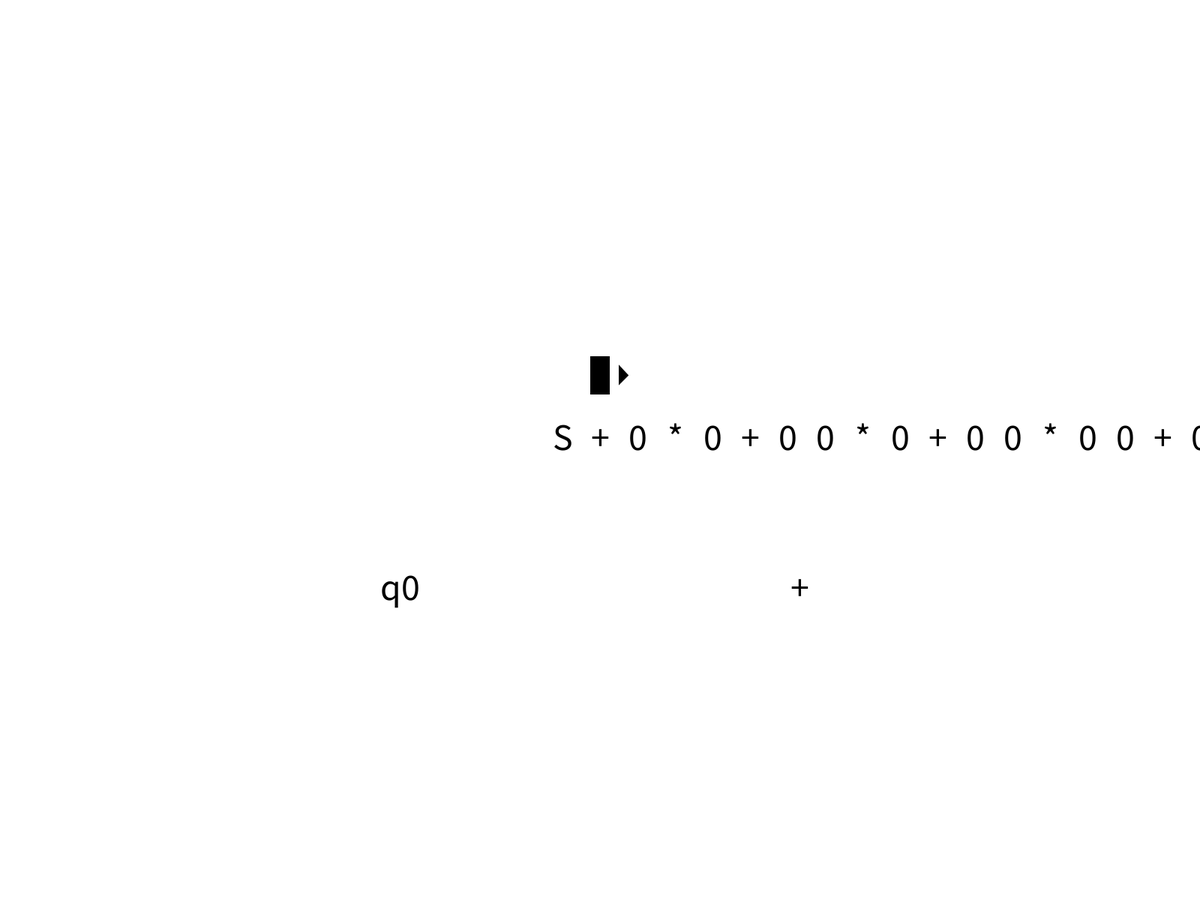
Frame 1 (no input)
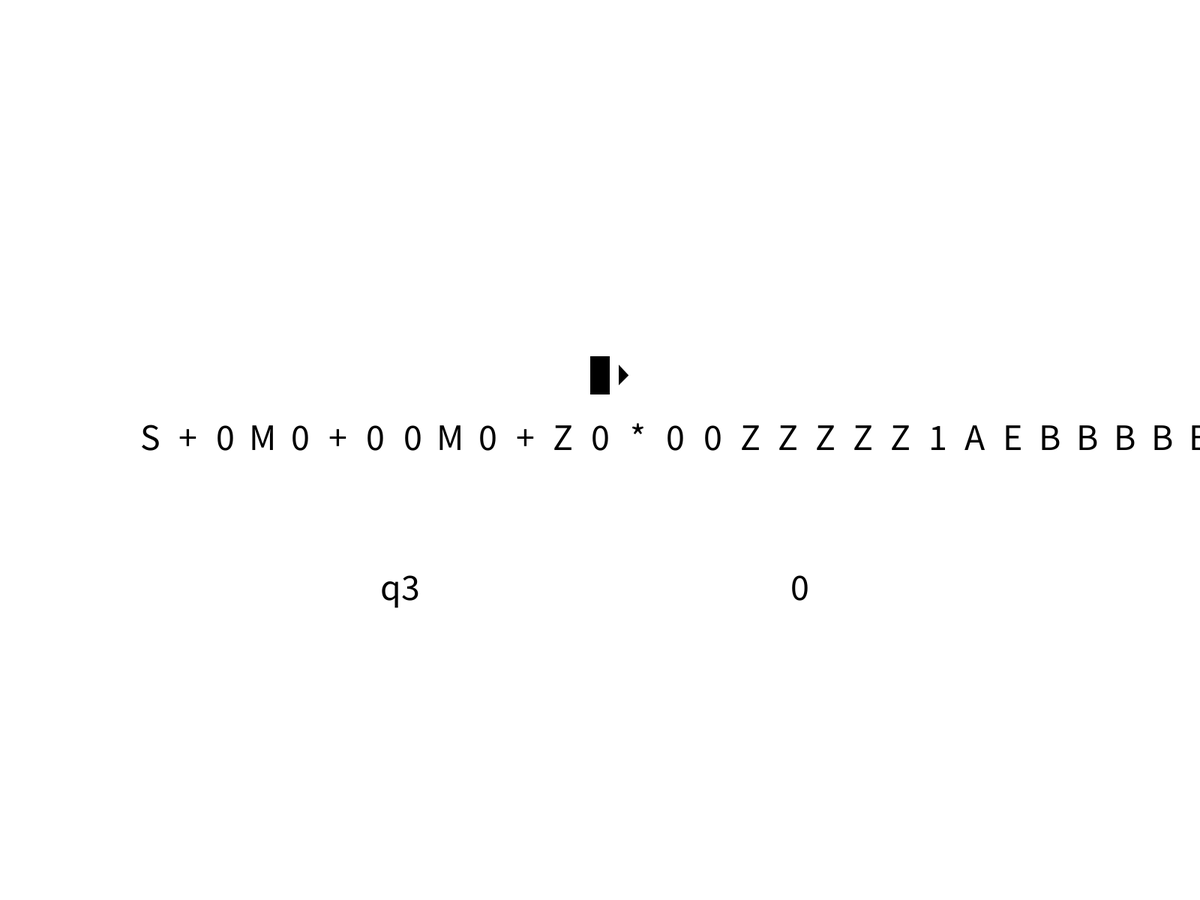
Frame 60 (the mouse pressed at the canvas centre just before this capture)
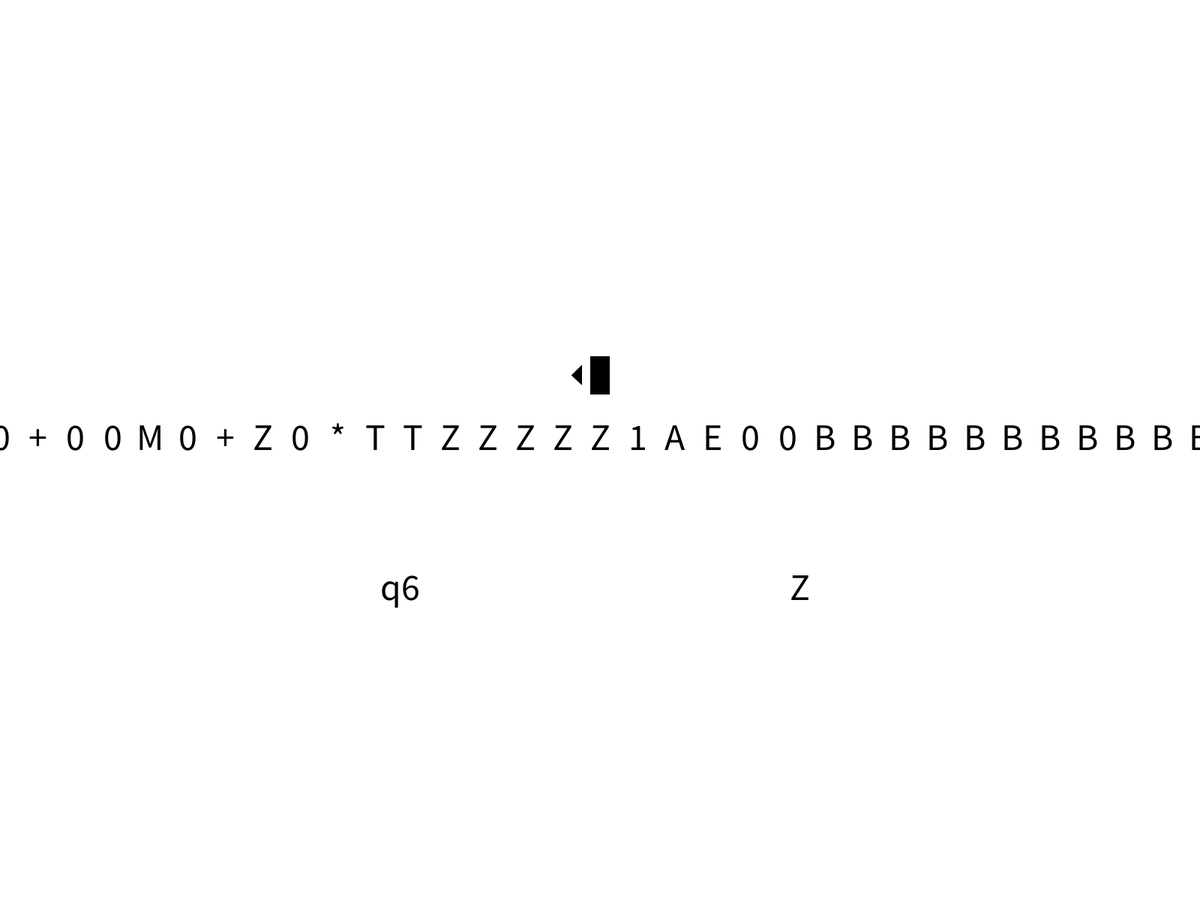
Frame 120 (the mouse held since frame 60 and released just before this capture)

The Processing sketch that drew these frames (run headless with seeded random() and noise(); from frame 60 on, the mouse is pressed at the canvas centre):

// Processing sketch: TM_MultSum2
// ── TM_MultSum2.pde
String Q[] = {"q0", "q1", "q2"};
//char T[] = {'0', '+', '-', '*', '/', '(', ')', 'Z'};
char B = 'B';
//char S[] = {'0', '+', '-', '*', '/', '(', ')', 'B'};
char T[] = {'0', 'Z', '+'};
char S[] = {'0', 'c', B};
String I = "q0";
String F = "q3";
String tape = "S+0*0+00*0+00*00+0*0";
boolean headRight = true;
int headPos = 1;
int tSize = 50;
String currState = I;
boolean halt = false;
boolean pause = false;
int delay = 0;

void setup() {
  fullScreen();
  textSize(tSize);
  rectMode(CENTER);
  textAlign(CENTER);
  for (int i = 0; i < 100; i++) {
    tape += B;
  }
}

void draw() {
  background(255);
  delay(delay);
  
  for (int i = 0; i < tape.length(); i++) {
    fill(0);
    text(tape.charAt(i), tSize*(i-headPos) + width/2, height/2);
  }
  
  rect(width/2, height/2 - tSize*2, tSize/2, tSize);
  if (headRight) {
    triangle(width/2 + tSize/2, height/2 - tSize*1.75, width/2 + tSize/2, height/2 - tSize*2.25, width/2 + tSize*0.75, height/2 - tSize*2);
  } else {
    triangle(width/2 - tSize/2, height/2 - tSize*1.75, width/2 - tSize/2, height/2 - tSize*2.25, width/2 - tSize*0.75, height/2 - tSize*2);
  }
  
  text(currState, width/3, 2*height/3);
  text(tape.charAt(headPos), 2*width/3, 2*height/3);
  
  if (!delta() && !pause) {
    if (headRight) headPos++; else headPos--;
  } else {
    int ans = 0;
    boolean end= false;
    
    for (int i = tape.length()-1; i >= 0; i--) {
      if (tape.charAt(i) == 'E') end = true;
      if (tape.charAt(i) == '0' && !end) {
        ans++;
      }
    }
    
    println(ans);
    println(tape);
  }
}

boolean delta() {
  if (currState == "q0" && tape.charAt(headPos) == B) command("q7", 'E', false);
  else if (currState == "q0" && tape.charAt(headPos) == '*') command("q0", 'M', true);
  else if (currState == "q1" && tape.charAt(headPos) == B) command("q8", 'E', false);
  else if (currState == "q1" && tape.charAt(headPos) == 'M') command("q2", 'M', true);
  else if (currState == "q1" && tape.charAt(headPos) == '+') command("q2", '+', true);
  else if (currState == "q2" && tape.charAt(headPos) == '0') command("q3", 'Z', true);
  else if (currState == "q2" && tape.charAt(headPos) == 'M') command("q1", 'M', true);
  else if (currState == "q2" && tape.charAt(headPos) == '+') command("q10", 'Z', true);
  else if (currState == "q4" && tape.charAt(headPos) == 'M') command("q4", '*', true);
  else if (currState == "q3" && tape.charAt(headPos) == '*') command("q4", '*', true);
  else if (currState == "q4" && tape.charAt(headPos) == '0') command("q5", 'T', true);
  else if (currState == "q4" && tape.charAt(headPos) == '*') command("q4", '*', true);
  else if (currState == "q4" && tape.charAt(headPos) == B) command("q1", B, false);
  else if (currState == "q4" && tape.charAt(headPos) == 'E') command("q6", 'E', false);
  else if (currState == "q5" && tape.charAt(headPos) == B) command("q5", '0', false);
  else if (currState == "q5" && tape.charAt(headPos) == '*') command("q4", '*', true);
  else if (currState == "q6" && tape.charAt(headPos) == '*') command("q2", '*', false);
  else if (currState == "q6" && tape.charAt(headPos) == 'T') command("q6", '0', false);
  else if (currState == "q7" && tape.charAt(headPos) == 'M') command("q1", '*', false);
  else if (currState == "q7" && tape.charAt(headPos) == 'S') command("q14", 'S', true);
  else if (currState == "q9" && tape.charAt(headPos) == '0') command("q9", 'Z', false);
  else if (currState == "q9" && tape.charAt(headPos) == '*') command("q9", 'Z', false);
  else if (currState == "q8" && tape.charAt(headPos) == 'E') command("q9", 'Z', false);
  else if (currState == "q9" && tape.charAt(headPos) == 'M') command("q2", '*', false);
  else if (currState == "q10" && tape.charAt(headPos) == '0') command("q10", 'Z', true);
  else if (currState == "q10" && tape.charAt(headPos) == '*') command("q10", 'Z', true);
  else if (currState == "q10" && tape.charAt(headPos) == 'E') command("q11", 'Z', true);
  else if (currState == "q11" && tape.charAt(headPos) == '0') command("q11", '1', true);
  else if (currState == "q11" && tape.charAt(headPos) == B) command("q12", 'A', true);
  else if (currState == "q12" && tape.charAt(headPos) == B) command("q13", 'E', false);
  else if (currState == "q13" && tape.charAt(headPos) == '0') command("q13", '1', false);
  else if (currState == "q13" && tape.charAt(headPos) == 'Z') command("q7", 'Z', false);
  else if (currState == "q14" && tape.charAt(headPos) == B) command("q15", B, false);
  else if (currState == "q15" && tape.charAt(headPos) == 'E') command("q15", 'Z', false);
  else if (currState == "q15" && tape.charAt(headPos) == '1') command("q15", '0', false);
  else if (currState == "q15" && tape.charAt(headPos) == 'A') command("q15", '+', false);
  else if (currState == "q15" && tape.charAt(headPos) == 'S') command("q16", 'S', true);
  else if (currState == "q16" && tape.charAt(headPos) == B) command("q17", B, false);
  else if (currState == "q17" && tape.charAt(headPos) == '+') command("q17", 'Z', false);
  else if (currState == "q17" && tape.charAt(headPos) == '0') return true;
  return false;
}

void command(String nState, char toWrite, boolean hR) {
  currState = nState;
  String nTape = tape.substring(0,headPos) + toWrite + tape.substring(headPos+1);
  tape = nTape;
  if (hR) headRight = true; else headRight = false;
}

void keyPressed() {
  if (key == ' ') pause = !pause;
  if (key == 'w') delay += 100;
  if (key == 's' && delay >= 100) delay -= 100;
}
